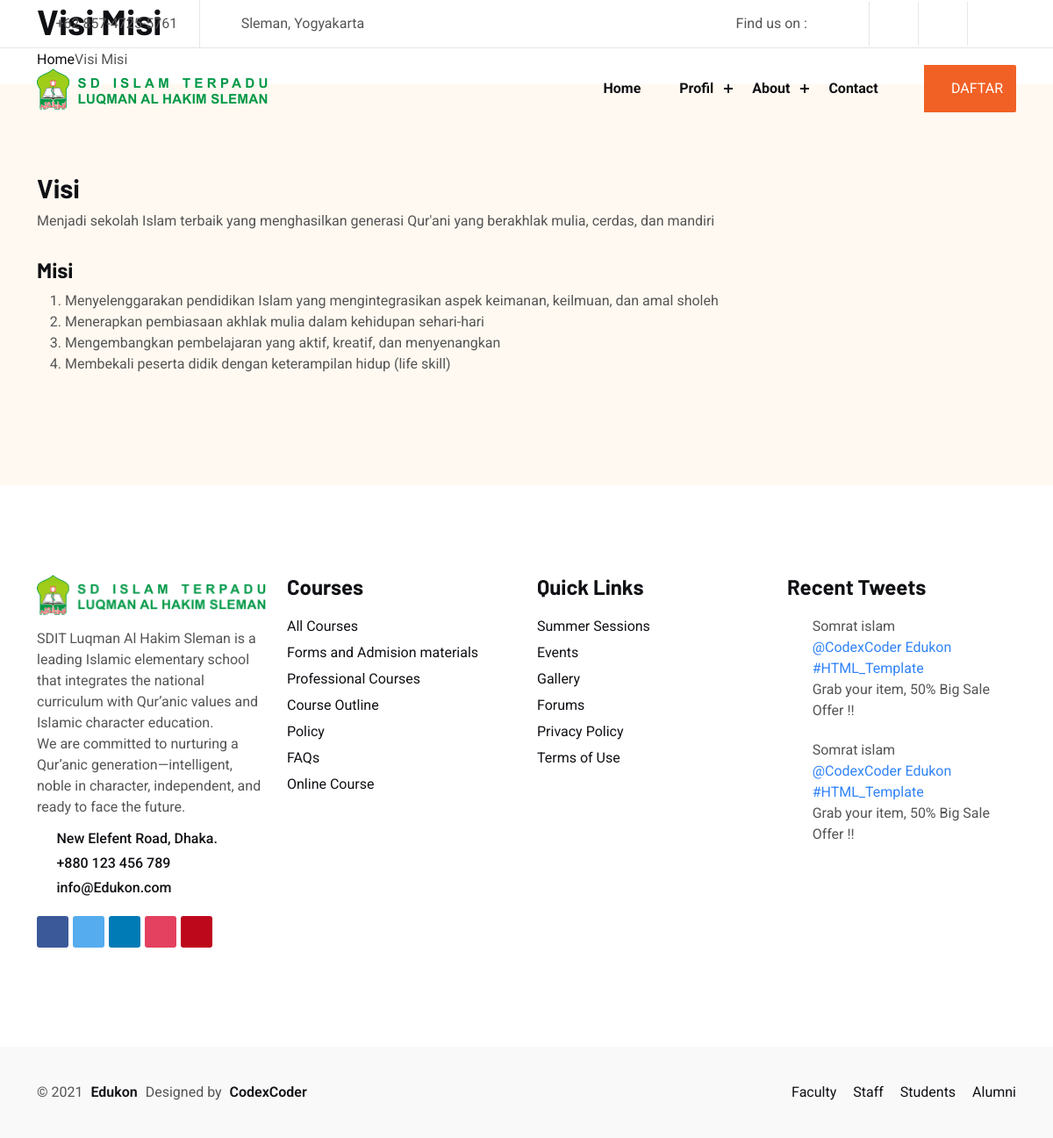
/profil_visi_misi.php, run on the app's committed database.
### tables this page shows
CREATE TABLE `visi_misi` (
  `id` int(11) NOT NULL AUTO_INCREMENT,
  `visi` text NOT NULL,
  `misi` text NOT NULL,
  `updated_at` timestamp NOT NULL DEFAULT current_timestamp() ON UPDATE current_timestamp(),
  PRIMARY KEY (`id`)
);

### profil_visi_misi.php (the view, shortened to what this page needs)
<?php
include 'config/database.php';
$query = "SELECT * FROM visi_misi WHERE id = 1";
$result = mysqli_query($conn, $query);
$data = mysqli_fetch_assoc($result);
?>
<!DOCTYPE html>
<html lang="en">
<head>
    <link rel="stylesheet" href="assets/css/animate.css">
    <link rel="stylesheet" href="assets/css/bootstrap.min.css">
    <link rel="stylesheet" href="assets/css/icofont.min.css">
    <link rel="stylesheet" href="assets/css/swiper.min.css">
    <link rel="stylesheet" href="assets/css/lightcase.css">
    <link rel="stylesheet" href="assets/css/style.css">
</head>
<body>
    <?php include 'header.php'; ?>
    <section class="page-header-section style-1">
        <div class="container">
            <div class="page-header-content">
                <div class="page-header-inner">
                    <div class="page-title">
                        <h2>Visi Misi</h2>
                    </div>
                    <ol class="breadcrumb">
                        <li><a href="index.php">Home</a></li>
                        <li class="active">Visi Misi</li>
                    </ol>
                </div>
            </div>
        </div>
    </section>
    <div class="course-single-section padding-tb section-bg">
        <div class="container">
            <div class="row justify-content-center">
                <div class="col-lg-12">
                    <div class="main-part">
                        <div class="course-item">
                            <div class="course-inner">
                                <div class="course-content">
                                    <h3>Visi</h3>
                                    <p><?php echo $data['visi']; ?></p>
                                    <h4>Misi</h4>
                                    <?php echo $data['misi']; ?>
                                </div>
                            </div>
                        </div>
                    </div>
                </div>
            </div>
        </div>
    </div>
    <?php include 'footer.php'; ?>
</body>
</html>

### data on the page
visi_misi: visi "Menjadi sekolah Islam terbaik yang menghasilkan generasi Qur'ani yang berakhlak mulia, cerdas, dan mandiri", misi "Menyelenggarakan pendidikan Islam yang mengintegrasikan aspek keimanan, keilmuan, dan amal sholeh Menerapkan pembiasaan akhlak mulia dalam kehidupan sehari-hari Mengembangkan pembelajaran yang aktif, kreatif, dan menyenangkan Membekali peserta didik dengan keterampilan hidup (life skill)"
